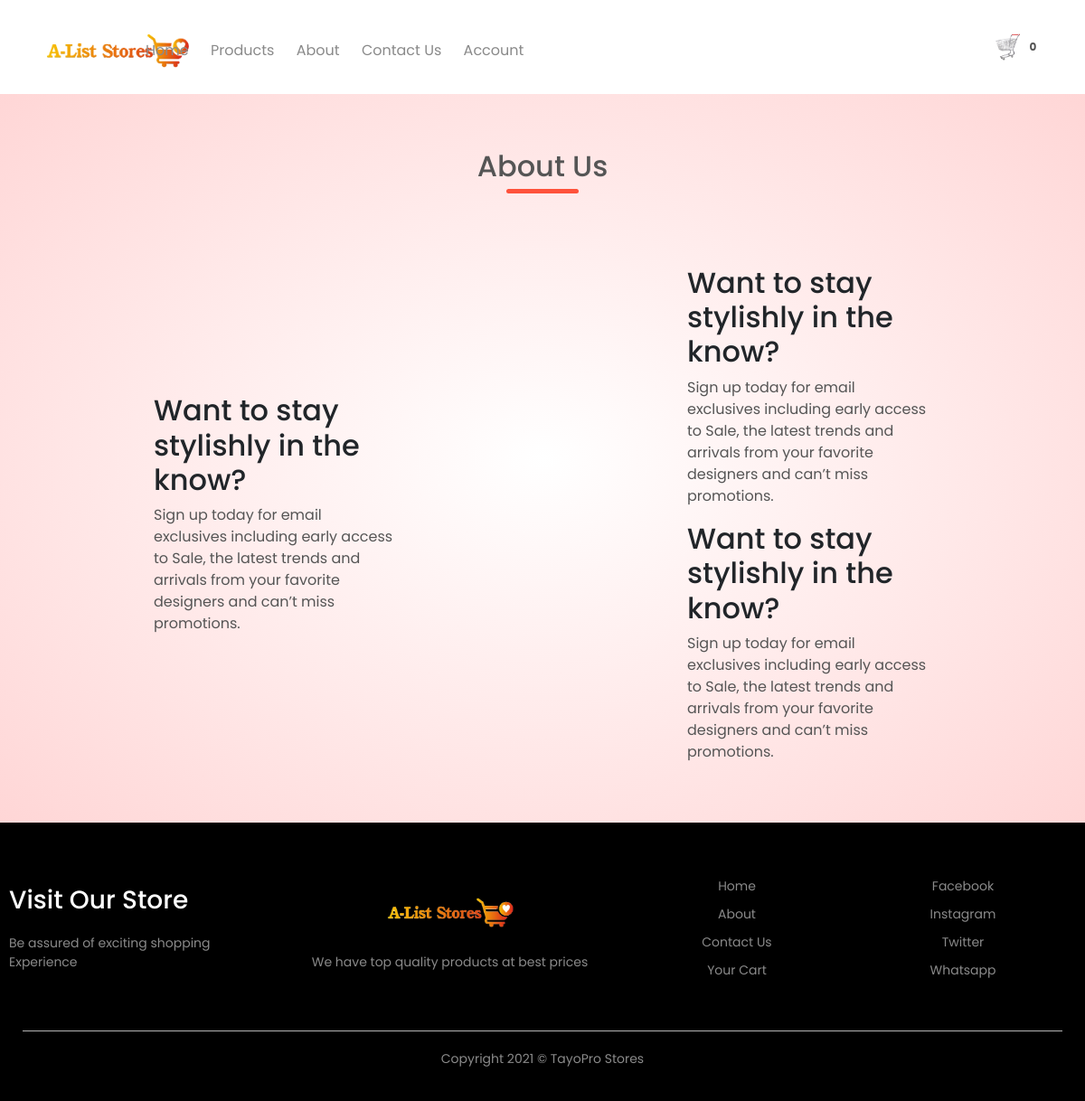
The page /about/ on the database its author committed.
### home/models.py (models this page shows, shortened)
class Setting(models.Model):
    STATUS =(
        ('True', 'True'),
        ('False', 'False'),
    )
    title = models.CharField(max_length=100)
    keywords = models.CharField(max_length=255)
    description = models.CharField(max_length=255, null=True)
    company = models.CharField(max_length=50, null=True)
    address = models.CharField( max_length=100)
    phone = models.CharField( null=True, max_length=15)
    email = models.CharField(blank=True, max_length=50)
    icon = models.ImageField(blank=True,null=True,  upload_to='images/')
    logo = models.ImageField(blank=True,null=True, upload_to='images/')
    cart_icon = models.ImageField(blank=True,null=True, upload_to='images/')
    menu_icon = models.ImageField(blank=True,null=True, upload_to='images/')
    facebook = models.CharField(blank=True, max_length=50)
    instagram = models.CharField(blank=True, max_length=50)
    twitter = models.CharField(blank=True, max_length=50)
    created_at = models.DateTimeField(auto_now_add=True)
    updated_at = models.DateTimeField(auto_now=True)
    about =RichTextUploadingField(blank=True)
    about2 =RichTextUploadingField(blank=True, default='About')
    contact =RichTextUploadingField(blank=True)
    status = models.CharField(max_length=10, choices=STATUS)

### home/views.py (the view)
# urls.py: path('about/', views.about, name='about'),
def about(request):
    setting = Setting.objects.get(pk=1)
    brands = Brand.objects.all()
    category = Category.objects.all()
    context = { 'setting': setting,
                'brands': brands,
                'category': category,
    }
    return render(request, 'about.html', context)

### home/context_processor.py (called while the page is built)
def cartcount(request):
    cartcount = ShopCart.objects.filter(order_placed=False).filter(user__username=request.user.username)
    total_quantity = 0
    for item in cartcount:
        total_quantity += item.quantity
    context = {'itemcount':total_quantity}
    return context

### home/templates/about.html (shortened to what this page needs)
{% extends 'base.html' %}
{% load static %}
{% block header %} {% include "acheader.html" %} {% endblock header %}
{% block content %}
    <div class="account-page">
        <div class="container">
            <h2 class="title">About Us</h2>
            <div class="row">
                <div class="col-2">
                    {{setting.about|safe}}
                </div>
                <div class="col-2">
                    {{setting.about2|safe}}
                </div>
            </div>
        </div>
    </div>
   {% endblock content %}
   {% block footer %}  {% include "footer.html" %} {% endblock footer %}

### user/templates/acheader.html (shortened to what this page needs)
<div class="container">
    <div class="header">
        <div class="logo">
            <a href="{% url 'index' %}"><img src="{{setting.logo.url}}" alt="company logo here"></a>
        </div>
        <div class="navbar">
            <ul id="MenuItems">
                    <li><a href="{% url 'index' %}">Home</a></li>
                    <li><a href="{% url 'category' %}">Products</a></li>
                {% if user.id is not None %}
                    <li><a href="{% url 'user' %}"><img src="{{profile.image.url}}" alt="" style="border-radius: 30px; height:50px"></a></li>
                    <li>
                       welcome!<a href="{% url 'user' %}">
                            {% if request.user.first_name %}
                                <p><strong> {{request.user.first_name}}</strong></p>
                            {% else %}
                                <p><strong>{{request.user.username}}</strong></p>
                            {% endif %}
                       </a>
                    <li><a href="{% url 'logoutfunc' %}">Logout</a></li>
                    <li><a href="">Change Password</a></li>
                {% else %}
                    <li><a href="{% url 'about' %}">About</a></li>
                    <li><a href="{% url 'contact' %}">Contact Us</a></li>
                    <li><a href="{% url 'accountform' %}">Account</a></li>
                {% endif %}
            </ul>
        </div>
        <a href="{% url 'order:shopcart' %}"><img src="{{setting.cart_icon.url}}" alt="shop cart" width="30px" height="30px">
            {% if itemcount > 0 %}
                <span class="badge red z-depth-1 mr-1">{{ itemcount }}</span>
            {% else %}
                <span class="badge red z-depth-1 mr-1">0</span>
            {% endif %}
        </a>
    </div>
</div>

### home/templates/footer.html
 <div class="footer">
    <div class="container">
        <div class="row">
            <div class="footer-col-1">
                <h3>Visit Our Store</h3>
                <p>Be assured of exciting shopping Experience </p>
            </div>
            <div class="footer-col-2">
                <a href="{% url 'index' %}"><img src="{{setting.logo.url}}"></a>
                <p>We have top quality products at best prices</p>
            </div>
            <div class="footer-col-3">
                <ul>
                    <li><a href="{% url 'index' %}">Home</a></li>
                    <li><a href="{% url 'about' %}">About</a></li>
                    <li><a href="{% url 'contact' %}">Contact Us</a></li>
                    <li><a href="{% url 'order:shopcart' %}">Your Cart</a></li>
                </ul>
            </div>
            <div class="footer-col-4">
                <ul>
                    <li><a href="">Facebook</a></li>
                    <li><a href="">Instagram</a></li>
                    <li><a href="">Twitter</a></li>
                    <li><a href="">Whatsapp</a></li>
                </ul>
            </div>
        </div>
        <hr>
        <p class="copyright">Copyright 2021 &copy; TayoPro Stores</p>
    </div>
</div>

### home/static/css/main.css (style rules this page uses)
* { padding: 0; margin: 0; box-sizing: border-box; }
body { font-family: 'Poppins', sans-serif; }
.container { max-width: 1300px; margin: auto; padding: 0 25px; }
.header { display: flex; align-items: center; padding: 20px; }
.logo { width: 100px; }
.logo img { width: 170px; }
.navbar { flex: 1; text-align: right; }
.navbar li { display: inline-block; margin-right: 20px; }
a { text-decoration: none; color: #555; }
p { color: #555; }
.row { display: flex; align-items: center; flex-wrap: wrap; justify-content: space-around; }
.col-2 { flex-basis: 50%; min-width: 300px; }
.title { text-align: center; margin: 0 auto 80px; position: relative; line-height: 60px; color: #555; }
.title::after { content: ''; background: #ff523b; width: 80px; height: 5px; border-radius: 5px; position: absolute; bottom: 0; left: 50%; transform: translateX(-50%); }
.footer { background: black; color: #8a8a8a; font-size: 14px; padding: 60px 0 20px; }
.footer p { color: #8a8a8a; }
.footer h3 { color: white; margin-bottom: 20px; }
.footer-col-1, .footer-col-2, .footer-col-3, .footer-col-4 { min-width: 250px; margin-bottom: 20px; }
.footer-col-1 { flex-basis: 25%; }
.footer-col-2 { flex: 1; text-align: center; }
.footer-col-2 img { width: 150px; margin-bottom: 20px; }
.footer-col-3, .footer-col-4 { flex-basis: 20%; text-align: center; }
ul { list-style-type: none; }
ul li { margin-bottom: 10px; }
ul a { text-decoration: none; color: #8a8a8a; }
.footer hr { border: none; background: #b5b5b5; height: 1px; margin: 20px 0; }
.copyright { text-align: center; }
.account-page { padding: 50px 0px; background: radial-gradient(#fff, #ffd6d6); }

### rows shown on the page
Setting: logo (picture), cart_icon (picture), about "Want to stay stylishly in the know? Sign up today for email exclusives including early access to Sale, the latest trends and arrivals from your favorite designers and can’t miss promotions.", about2 "Want to stay stylishly in the know? Sign up today for email exclusives including early access to Sale, the latest trends and arrivals from your favorite designers and can’t miss promotions. Want to stay stylishly in the know? Sign up today for email exclusives including early access to Sale, the latest trends and arrivals from your favorite designers and can’t miss promotions."
